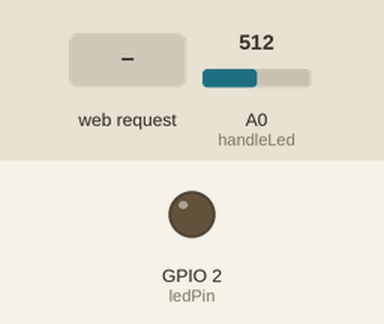
Bench run of a sketch on a simulated ESP8266 (NodeMCU). Shown: output pins drawn as LEDs (lit = HIGH). Inputs (shaded band) come from the test bench; at power-on: A0 (handleLed) = 512. WiFi joins after 1.5 s; servers stay silent unless stated; what the sketch prints to the serial monitor is not drawn.

Above: at 2.8 s.
2.9 s: HTTP request GET /?led=1&analog=1 received
At 4.0 s:
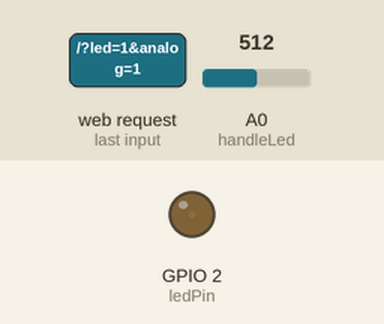
4.4 s: HTTP request GET /?led=120&analog=120 received
At 5.2 s:
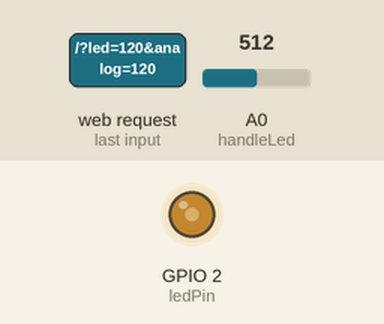
5.9 s: HTTP request GET /led/?led=1 received
At 6.3 s:
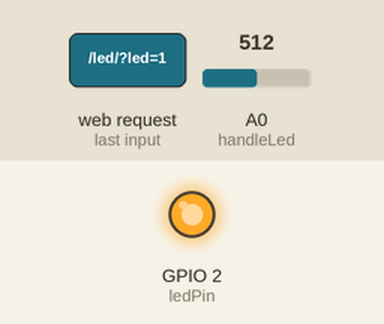
Timing chart, 0 to 8.9 s (numbered marks = the images above; inputs shaded):
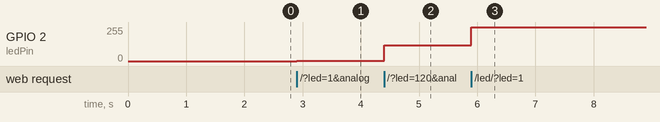

The sketch:

wiFiServerLED.ino
```cpp
/*  web server hosts simple page to control LED
  Modified from the example here:
  https://42bots.com/tutorials/esp8266-example-wi-fi-access-point-web-server-static-ip-remote-control/

*/

#include <ESP8266WiFi.h>
#include <ESP8266WebServer.h>

/* WiFi access point settings. Update them as needed */
const char *ssid = "IoT_External";
const char *password = "CU!IoT#303315776Ex";

// Define a web server at port 800 for HTTP
// NOTE: if 80 is used your web browser
// doesn't need to specify the port
ESP8266WebServer server(800);

const int ledPin = 2; // output LED toggle with HTML

// keep track of current value
bool ledState = false;

// ***************************
// Initialization
// ***************************
void setup() {
  pinMode ( ledPin, OUTPUT );
  // the built in LED is wired so that 0 turns it on
  digitalWrite ( ledPin, 0 );

  delay(100);
  Serial.begin(115200);
  Serial.println();
  Serial.println("Connecting...");

  // Connect to WiFi network (set network name and pw above)
  WiFi.begin(ssid, password);
  while (WiFi.status() != WL_CONNECTED)
  {
    delay(500);
    Serial.print(".");
  }
  Serial.println(" connected");
  Serial.print("my IP address: ");
  Serial.println(WiFi.localIP());

  server.on ( "/", handleRoot );
  server.on ( "/led/", handleLed );

  server.on ( "/inline", []() {
    server.send ( 200, "text/plain", "this works as well.");
  } );
  server.onNotFound ( handleNotFound );

  server.begin();
  Serial.println("HTTP server started");
}

// ***************************
// main
// ***************************
void loop() {
  //  digitalWrite(ledPin, ledState);
  server.handleClient();
}

// ***************************
// when led page is accessed
// ***************************
void handleLed() {
  // capture any value passed into the led argument and assign to ledState
  ledState = server.arg("led").toInt();
  // TODO: handle another query to set analogWrite value

  digitalWrite (ledPin, ledState);
  //Serial.println(ledState);


  /* Dynamically generate the LED toggle link, based on its current state (on or off)*/
  char ledText[80];

  if (ledState) {
    strcpy(ledText, "LED is off. <a href=\"/led/?led=0\">Turn it On!</a>");
  }

  else {
    strcpy(ledText, "LED is on. <a href=\"/led/?led=1\">Turn it Off!</a>");
  }


  int sec = millis() / 1000;
  int min = sec / 60;
  int hr = min / 60;

  // TODO: read analog value and assign to background color
  int analogVal = analogRead(A0);
  int red = 100;
  int green = 100;
  int blue = 100;
  // calculate background color
  unsigned long bgVal = red * 65536 + green * 256 + blue ;// (0xffffff); // r << 16 + g << 8 + b

  // Build an HTML page to display on the web-servesr root address
  char html[1000];
  snprintf ( html, 1000,

             "<html>\
  <head>\
    <meta http-equiv='refresh' content='10'/>\
    <title>ESP8266 WiFi Network</title>\
    <style>\
      body { background-color: %0x%; font-family: Arial, Helvetica, Sans-Serif; font-size: 1.5em; Color: #000000; }\
      h1 { Color: #FFF000; }\
    </style>\
  </head>\
  <body>\
    <h1>LED page</h1>\
    <p>Uptime: %02d:%02d:%02d</p>\
    <p>Background color red value : %d%</p>\
    <p>%s<p>\
    <p>This page refreshes every 10 seconds. Click <a href=\"javascript:window.location.reload();\">here</a> to refresh the page now.</p>\
  </body>\
</html>",
             bgVal, // https://stackoverflow.com/questions/14733761/printf-formatting-for-hex
             hr, min % 60, sec % 60,
             analogVal,
             ledText
           );
  server.send ( 200, "text/html", html );
  //  digitalWrite ( ledPin, 1 );
}

void handleRoot() {
  // capture any value passed into the led argument and assign to ledState
  ledState = server.arg("led").toInt();
  int analogRequest = server.arg("analog").toInt();
  if (analogRequest > 0) {
    Serial.print("handleRoot");
    Serial.println(analogRequest);
    analogWrite(ledPin, analogRequest);
  }
  else {
    digitalWrite (ledPin, ledState);
    //Serial.println(ledState);
  }

  /* Dynamically generate the LED toggle link, based on its current state (on or off)*/
  char ledText[80];

  if (ledState) {
    strcpy(ledText, "LED is off. <a href=\"/led/?led=0\">Turn it On!</a>");
  }

  else {
    strcpy(ledText, "LED is on. <a href=\"/led/?led=1\">Turn it Off!</a>");
  }


  int sec = millis() / 1000;
  int min = sec / 60;
  int hr = min / 60;

  // TODO: read analog value and assign to background color
  int analogVal = analogRead(A0);
  int red = 80;
  int green = 100;
  int blue = 100;
  // calculate background color
  unsigned long bgVal = red * 65536 + green * 256 + blue ;// (0xffffff); // r << 16 + g << 8 + b


  // Build an HTML page to display on the web-servesr root address
  char html[1000];
  snprintf ( html, 1000,

             "<html>\
  <head>\
    <meta http-equiv='refresh' content='10'/>\
    <title>ESP8266 WiFi Network</title>\
    <style>\
      body { background-color: %0x%; font-family: Arial, Helvetica, Sans-Serif; font-size: 1.5em; Color: #000000; }\
      h1 { Color: #FFF000; }\
    </style>\
  </head>\
  <body>\
    <h1>ESP8266 Wi-Fi Access Point and Web Server Demo</h1>\
    <p>Uptime: %02d:%02d:%02d</p>\
    <p>Background color red value : %d%</p>\
    <p>%s<p>\
    <p>This page refreshes every 10 seconds. Click <a href=\"javascript:window.location.reload();\">here</a> to refresh the page now.</p>\
  </body>\
</html>",
             bgVal, // https://stackoverflow.com/questions/14733761/printf-formatting-for-hex
             hr, min % 60, sec % 60,
             analogVal,
             ledText
           );
  server.send ( 200, "text/html", html );
  //  digitalWrite ( ledPin, 1 );
}

// ***************************
// when not found on server
// ***************************
void handleNotFound() {
  digitalWrite ( ledPin, 0 );
  String message = "File Not Found\n\n";
  message += "URI: ";
  message += server.uri();
  message += "\nMethod: ";
  message += ( server.method() == HTTP_GET ) ? "GET" : "POST";
  message += "\nArguments: ";
  message += server.args();
  message += "\n";

  for ( uint8_t i = 0; i < server.args(); i++ ) {
    message += " " + server.argName ( i ) + ": " + server.arg ( i ) + "\n";
  }

  server.send ( 404, "text/plain", message );
  //  digitalWrite ( ledPin, 1 ); //turn the built in LED on pin DO of NodeMCU off
}
```

Measured:
- after the input at 2.9 s, GPIO 2 (ledPin): 0/255 → 1/255 at once
- after the input at 4.4 s, GPIO 2 (ledPin): 1/255 → 120/255 at once
- after the input at 5.9 s, GPIO 2 (ledPin): 120/255 → 255/255 at once
